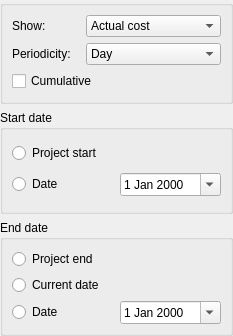
<ui version="4.0" >
 <author>Dag Andersen &lt;dag.andersen@kdemail.net></author>
 <class>KPlato::AccountsviewConfigurePanelBase</class>
 <widget class="QWidget" name="KPlato::AccountsviewConfigurePanelBase" >
  <property name="geometry" >
   <rect>
    <x>0</x>
    <y>0</y>
    <width>233</width>
    <height>336</height>
   </rect>
  </property>
  <layout class="QVBoxLayout" name="verticalLayout_2" >
   <property name="margin" >
    <number>0</number>
   </property>
   <item>
    <widget class="QGroupBox" name="groupBox_3" >
     <property name="title" >
      <string/>
     </property>
     <layout class="QGridLayout" name="gridLayout_3" >
      <item row="0" column="0" >
       <widget class="QLabel" name="label" >
        <property name="text" >
         <string>Show:</string>
        </property>
       </widget>
      </item>
      <item row="1" column="0" >
       <widget class="QLabel" name="textLabel1_2" >
        <property name="text" >
         <string>Periodicity:</string>
        </property>
        <property name="wordWrap" >
         <bool>false</bool>
        </property>
       </widget>
      </item>
      <item row="1" column="1" >
       <widget class="QComboBox" name="ui_periodBox" >
        <item>
         <property name="text" >
          <string>Day</string>
         </property>
        </item>
        <item>
         <property name="text" >
          <string>Week</string>
         </property>
        </item>
        <item>
         <property name="text" >
          <string>Month</string>
         </property>
        </item>
       </widget>
      </item>
      <item row="2" column="0" colspan="2" >
       <widget class="QCheckBox" name="ui_cumulative" >
        <property name="text" >
         <string>Cumulative</string>
        </property>
       </widget>
      </item>
      <item row="0" column="1" >
       <widget class="QComboBox" name="ui_showBox" >
        <item>
         <property name="text" >
          <string>Actual cost</string>
         </property>
        </item>
        <item>
         <property name="text" >
          <string>Planned cost</string>
         </property>
        </item>
        <item>
         <property name="text" >
          <string>Actual and planned</string>
         </property>
        </item>
        <item>
         <property name="text" >
          <string>Deviation</string>
         </property>
        </item>
       </widget>
      </item>
     </layout>
     <zorder>label</zorder>
     <zorder>textLabel1_2</zorder>
     <zorder>ui_periodBox</zorder>
     <zorder>ui_cumulative</zorder>
     <zorder>ui_showBox</zorder>
    </widget>
   </item>
   <item>
    <widget class="QGroupBox" name="groupBox" >
     <property name="title" >
      <string>Start date</string>
     </property>
     <layout class="QGridLayout" name="gridLayout" >
      <item row="0" column="0" >
       <widget class="QRadioButton" name="ui_projectstartBtn" >
        <property name="text" >
         <string>Project start</string>
        </property>
       </widget>
      </item>
      <item row="1" column="0" >
       <widget class="QRadioButton" name="ui_startdateBtn" >
        <property name="text" >
         <string>Date</string>
        </property>
       </widget>
      </item>
      <item row="1" column="1" >
       <widget class="QDateEdit" name="ui_startdate" >
        <property name="calendarPopup" >
         <bool>true</bool>
        </property>
       </widget>
      </item>
     </layout>
    </widget>
   </item>
   <item>
    <widget class="QGroupBox" name="groupBox_2" >
     <property name="title" >
      <string>End date</string>
     </property>
     <layout class="QGridLayout" name="gridLayout_2" >
      <item row="2" column="0" >
       <widget class="QRadioButton" name="ui_currentdateBtn" >
        <property name="text" >
         <string>Current date</string>
        </property>
       </widget>
      </item>
      <item row="3" column="0" >
       <widget class="QRadioButton" name="ui_enddateBtn" >
        <property name="text" >
         <string>Date</string>
        </property>
       </widget>
      </item>
      <item row="3" column="1" >
       <widget class="QDateEdit" name="ui_enddate" >
        <property name="calendarPopup" >
         <bool>true</bool>
        </property>
       </widget>
      </item>
      <item row="1" column="0" >
       <widget class="QRadioButton" name="ui_projectendBtn" >
        <property name="text" >
         <string>Project end</string>
        </property>
       </widget>
      </item>
     </layout>
    </widget>
   </item>
  </layout>
 </widget>
 <resources/>
 <connections/>
</ui>
